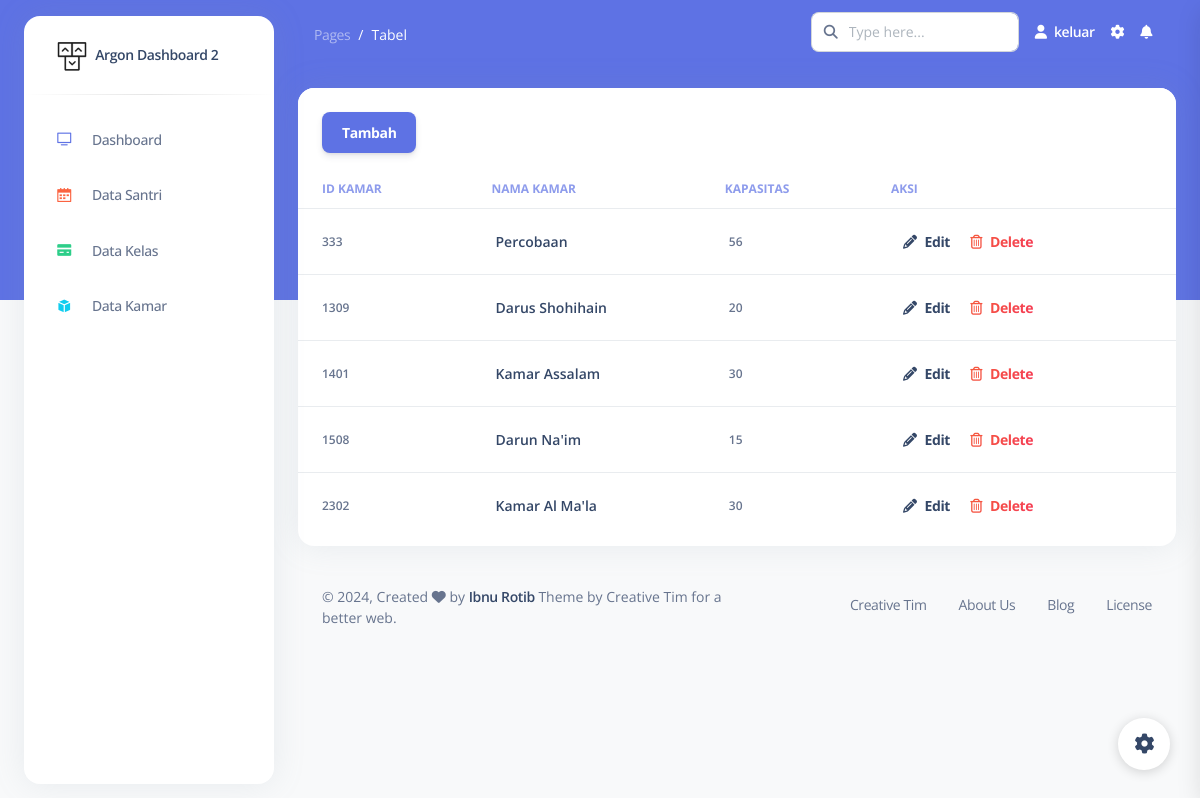
The page /kamar.php (signed in) on the database its author committed.
### tables this page shows
CREATE TABLE `kamar` (
  `id_kamar` int(11) NOT NULL,
  `nama_kamar` varchar(100) NOT NULL,
  `kapasitas` int(11) NOT NULL
);

### kamar.php (the view, shortened to what this page needs)
<!DOCTYPE html>
<html lang="en">
<head>
  <link href="assets/css/nucleo-icons.css" rel="stylesheet" />
  <link href="assets/css/nucleo-svg.css" rel="stylesheet" />
  <link href="assets/css/nucleo-svg.css" rel="stylesheet" />
  <link id="pagestyle" href="./assets/css/argon-dashboard.css?v=2.0.4" rel="stylesheet" />
</head>
<body class="g-sidenav-show   bg-gray-100">
  <?php require 'sidebar.php' ?>
  <main class="main-content position-relative border-radius-lg ">
    <?php require 'navbar.php' ?>
    <div class="container-fluid py-4">
      <?php
        require 'koneksi.php';
      ?>
      <div class="row">
        <div class="col-12">
          <div class="card mb-4">
            <div class="card-header pb-0">
              <a href="tambah-kamar.php" class="btn btn-primary float-start">Tambah</a>
            </div>
            <div class="card-body px-0 pt-0 pb-2">
              <div class="table-responsive p-0">
                <table class="table align-items-center mb-0">
                  <thead>
                    <tr>
                      <th class="text-uppercase text-primary text-xs font-weight-bolder opacity-7 ps-4">ID Kamar</th>
                      <th class="text-uppercase text-primary text-xs font-weight-bolder opacity-7 ps-2">Nama Kamar</th>
                      <th class="text-uppercase text-primary text-xs font-weight-bolder opacity-7 ps-2">Kapasitas</th>
                      <th class="text-uppercase text-primary text-xs font-weight-bolder opacity-7 ps-2">Aksi</th>
                    </tr>
                  </thead>
                  <tbody>
                    <?php
                      $query = mysqli_query($conn, "SELECT * FROM kamar");
                      while($kamar = mysqli_fetch_assoc($query))
                      {
                    ?>
                      <tr>
                        <td>
                          <div class="d-flex px-3 py-1">
                            <div class="d-flex flex-column justify-content-center">
                              <p class="text-xs font-weight-bold mb-0"><?= $kamar['id_kamar']; ?></p>
                            </div>
                          </div>
                        </td>
                        <td>
                          <div class="d-flex px-1 py-1">
                            <div class="d-flex flex-column justify-content-center">
                              <h6 class="mb-0 text-sm"><?= $kamar['nama_kamar']; ?></h6>
                            </div>
                          </div>
                        </td>
                        <td>
                          <div class="d-flex px-1 py-1">
                            <div class="d-flex flex-column justify-content-center">
                              <p class="text-xs font-weight-bold mb-0"><?= $kamar['kapasitas']; ?></p>
                            </div>
                          </div>
                        </td>
                        <td>
                          <div class="d-flex px-1 py-1">
                            <div class="flex-column float-start">
                              <a class="btn btn-link text-dark px-2 mb-0" href="edit-kamar.php?id_kamar=<?= $kamar["id_kamar"]; ?>"><i class="fas fa-pencil-alt text-dark me-2" aria-hidden="true"></i>Edit</a>
                              <a class="btn btn-link text-danger text-gradient px-2 mb-0" href="hapus-kamar.php?id_kamar=<?= $kamar["id_kamar"]; ?>" onclick="return confirm('Yakin?');"><i class="far fa-trash-alt me-2"></i>Delete</a>
                            </div>
                          </div>
                        </td>
                      </tr>
                      <?php
                        }
                      ?>
                  </tbody>
                </table>
              </div>
            </div>
          </div>
        </div>
      </div>
      <?php require 'footer.php' ?>
    </div>
  </main>
  <?php require 'plugins.php' ?>
</body>
</html>

### rows shown on the page
kamar: id_kamar "333", nama_kamar "Percobaan", kapasitas "56"
kamar: id_kamar "1309", nama_kamar "Darus Shohihain", kapasitas "20"
kamar: id_kamar "1401", nama_kamar "Kamar Assalam", kapasitas "30"
kamar: id_kamar "1508", nama_kamar "Darun Na'im", kapasitas "15"
kamar: id_kamar "2302", nama_kamar "Kamar Al Ma'la", kapasitas "30"
